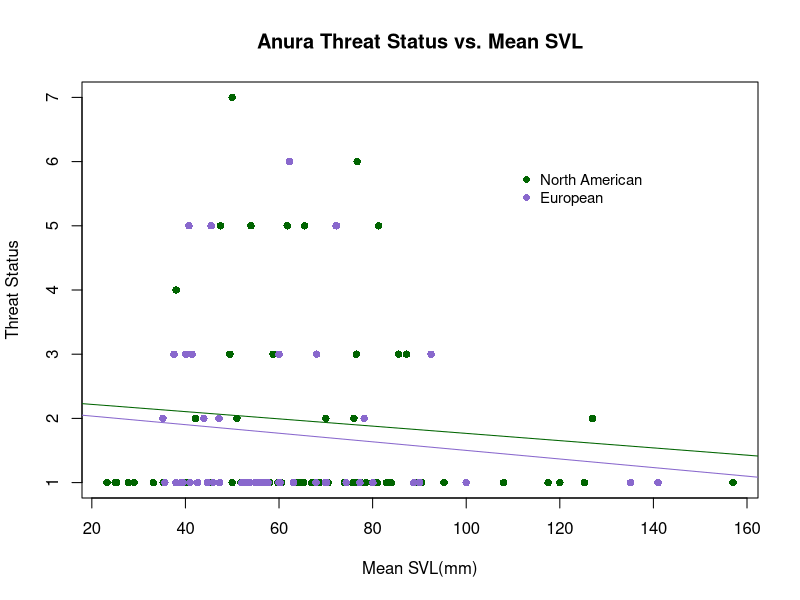
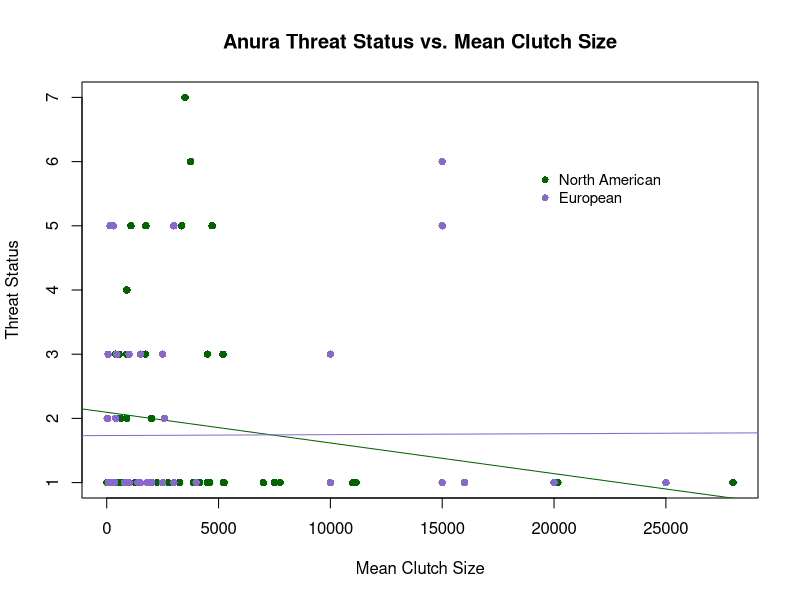
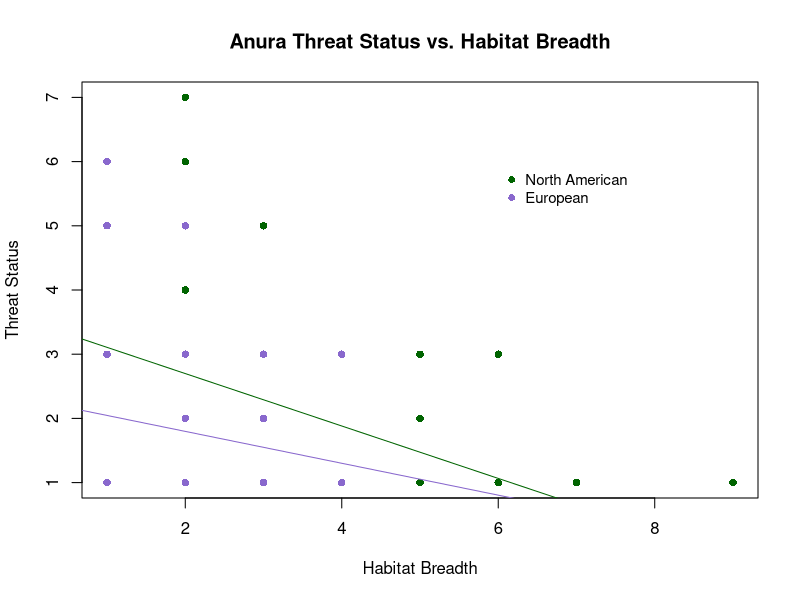
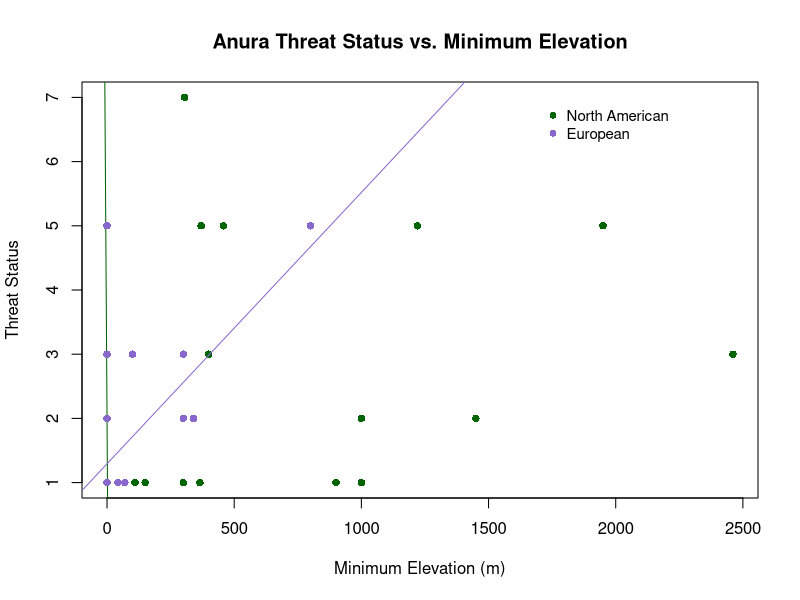
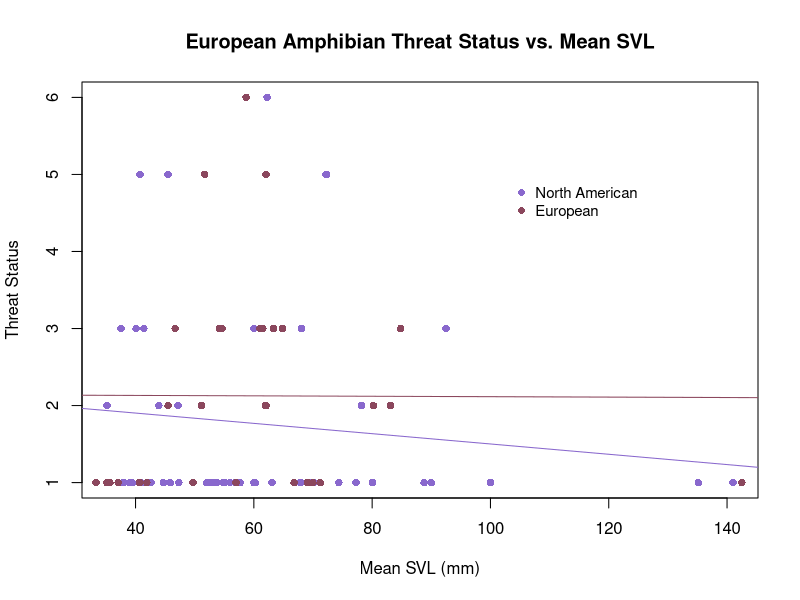
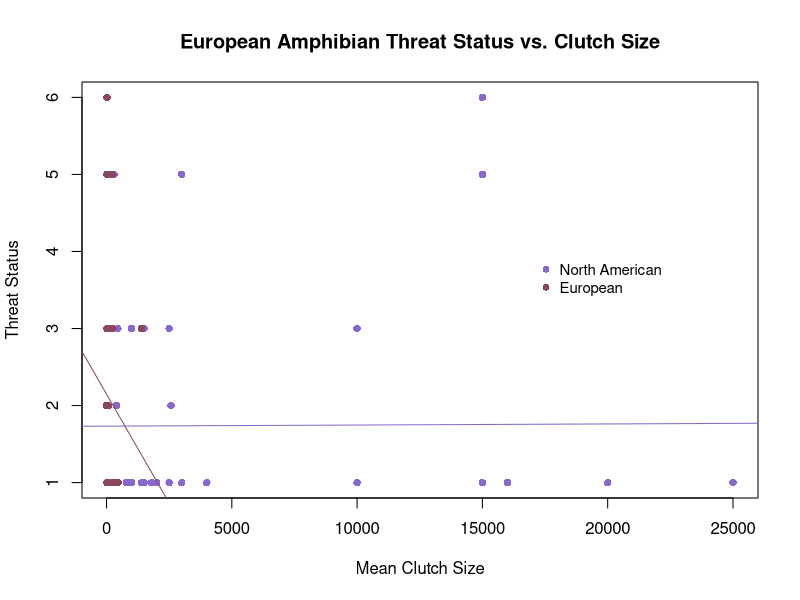
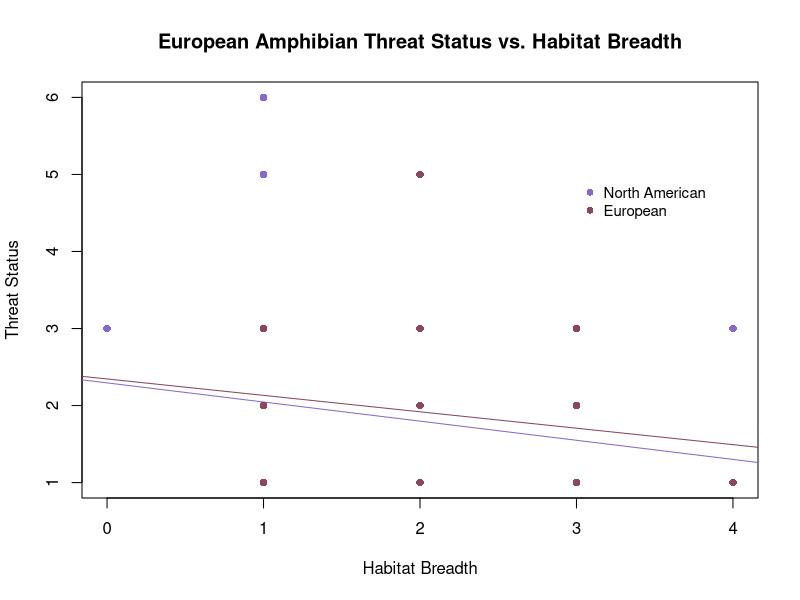
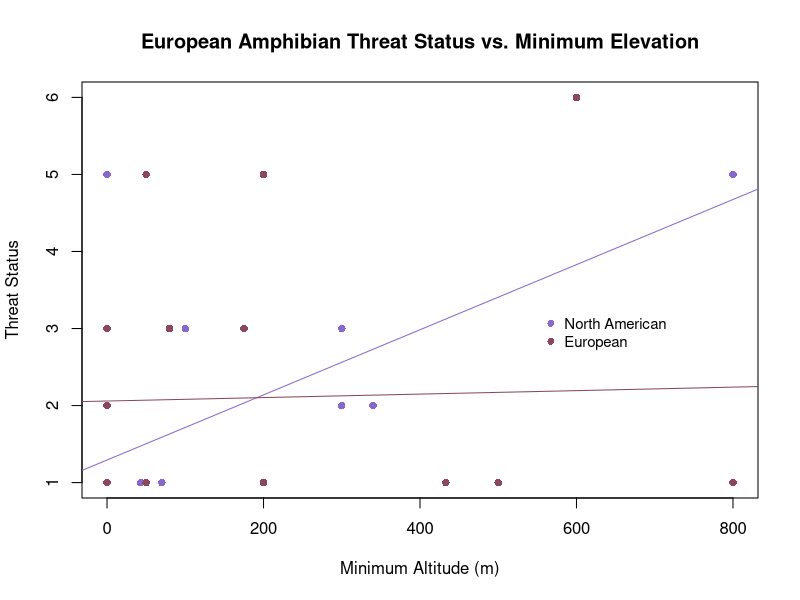

These charts were generated, in order, by the following R code: (Note: this script raises an error after producing the figures.)
# ENEC 395 Undergraduate Research 
# Alicia Wood
# 3/20/17
# Correlates of Extinction Risk in European and North American Amphibians


### Setting my working directory to the folder where all of my data and code are stored

setwd('~/Desktop/Extinction-Risk')

library(dplyr)


### Reading in raw data files


NAfrogs = read.table("NorthAmericanFrogs.txt", header=T, sep = '\t', quote = "\"")
NApaired = read.table("NorthAmericanFrogsPaired.txt", header=T, sep='\t', quote = "\"")
EuroAmphib = read.table("EuropeanAmphibians.txt", header=T, sep = '\t', quote = "\"", na.strings = "DD")
Taxonomy = read.table("Taxonomy.txt", header=T, sep = '\t', quote = "\"")


### Simplifying and preparing data for analysis


#Creating Habitat Breadth columns in both datasets
EuroAmphib$Forest <- apply(EuroAmphib[,c(123:131)], 1, sum)
EuroAmphib$Forest[EuroAmphib$Forest > 0] <- 1
EuroAmphib$Savanna <- apply(EuroAmphib[,c(132:133)], 1, sum)
EuroAmphib$Savanna[EuroAmphib$Savanna > 0] <- 1
EuroAmphib$Shrubland <- apply(EuroAmphib[,c(134:141)], 1, sum)
EuroAmphib$Shrubland[EuroAmphib$Shrubland > 0] <- 1
EuroAmphib$Grassland <- apply(EuroAmphib[,c(142:148)], 1, sum)
EuroAmphib$Grassland[EuroAmphib$Grassland > 0] <- 1
EuroAmphib$Wetlands <- apply(EuroAmphib[,c(149:164)], 1, sum)
EuroAmphib$Wetlands[EuroAmphib$Wetlands > 0] <- 1
EuroAmphib$RockyAreas[EuroAmphib$Habitat_RockyAreas_inland_cliffs_moutain_peaks == 1] <- 1
EuroAmphib$RockyAreas[EuroAmphib$Habitat_RockyAreas_inland_cliffs_moutain_peaks == 0] <- 0
EuroAmphib$Caves <- apply(EuroAmphib[,c(166:167)], 1, sum)
EuroAmphib$Caves[EuroAmphib$Caves > 0] <- 1
EuroAmphib$Deserts <- apply(EuroAmphib[,c(168:170)], 1, sum)
EuroAmphib$Deserts[EuroAmphib$Deserts > 0] <- 1
EuroAmphib$ArtificialTerrestrial <- apply(EuroAmphib[,c(171:176)], 1, sum)
EuroAmphib$ArtificialTerrestrial[EuroAmphib$ArtificialTerrestrial > 0] <- 1
EuroAmphib$Other[EuroAmphib$Habitat_Other_dunes == 1] <- 1
EuroAmphib$Other[EuroAmphib$Habitat_Other_dunes == 0] <- 0

EuroAmphib$HabitatBreadth <- apply(EuroAmphib[,c(255:264)], 1, sum)
#error in eorobean habitat breadth code because the habitat type columns created above are num not int type, so summing them doesn't work
NAfrogs$HabitatBreadth <- apply(NAfrogs[,c(22:33)], 1, sum)

#Condensing mean max and min Clutch Size into 1 mean Clutch Size column for NA dataset
NAfrogs$ClutchSize <- ifelse(is.na(NAfrogs$MeanClutchSize), ifelse(is.na(NAfrogs$MaxClutchSize), ifelse(is.na(NAfrogs$MinClutchSize), NA, NAfrogs$MinClutchSize), ifelse(is.na(NAfrogs$MinClutchSize), NAfrogs$MaxClutchSize, rowMeans(NAfrogs[,c("MinClutchSize", "MaxClutchSize")]))), NAfrogs$MeanClutchSize)
#Europe dataset already in 1 column named number_of_eggs_or_offspring

#Simplifying NAfrogs SVL data into 1 Mean SVL column
NAfrogs$SVLunspecified <- ifelse(is.na(NAfrogs$MeanSVL_Unspecified_mm), ifelse(is.na(NAfrogs$MaxSVL_Unspecified_mm), ifelse(is.na(NAfrogs$MinSVL_Unspecified_mm), NA, NAfrogs$MinSVL_Unspecified_mm), ifelse(is.na(NAfrogs$MinSVL_Unspecified_mm), NAfrogs$MaxSVL_Unspecified_mm, rowMeans(NAfrogs[,c("MinSVL_Unspecified_mm", "MaxSVL_Unspecified_mm")]))), NAfrogs$MeanSVL_Unspecified_mm)
NAfrogs$SVLfemale <- ifelse(is.na(NAfrogs$MeanSVL_Female_mm), ifelse(is.na(NAfrogs$MaxSVL_Female_mm), ifelse(is.na(NAfrogs$MinSVL_Female_mm), NA, NAfrogs$MinSVL_Female_mm), ifelse(is.na(NAfrogs$MinSVL_Female_mm), NAfrogs$MaxSVL_Female_mm, rowMeans(NAfrogs[,c("MinSVL_Female_mm", "MaxSVL_Female_mm")]))), NAfrogs$MeanSVL_Female_mm)
NAfrogs$SVLmale <- ifelse(is.na(NAfrogs$MeanSVL_Male_mm), ifelse(is.na(NAfrogs$MaxSVL_Male_mm), ifelse(is.na(NAfrogs$MinSVL_Male_mm), NA, NAfrogs$MinSVL_Male_mm), ifelse(is.na(NAfrogs$MinSVL_Male_mm), NAfrogs$MaxSVL_Male_mm, rowMeans(NAfrogs[,c("MinSVL_Male_mm", "MaxSVL_Male_mm")]))), NAfrogs$MeanSVL_Male_mm)
NAfrogs$SVLMFmean <- rowMeans(NAfrogs[,c("SVLfemale", "SVLmale")])
NAfrogs$SVL <- ifelse(!is.na(NAfrogs$SVLunspecified) & !is.na(NAfrogs$SVLfemale) & !is.na(NAfrogs$SVLmale), rowMeans(NAfrogs[,c("SVLunspecified", "SVLMFmean")]), ifelse(is.na(NAfrogs$SVLunspecified), ifelse(is.na(NAfrogs$SVLfemale), ifelse(is.na(NAfrogs$SVLmale), NA, NAfrogs$SVLmale), ifelse(is.na(NAfrogs$SVLmale), NAfrogs$SVLfemale, NAfrogs$SVLMFmean)), NAfrogs$SVLunspecified))
#Mean SVL alredy in 1 column in Euro dastaset named SVL_unspecified_mm


### Organizing Threat Data


# Creating threat binary column in the European Dataset
EuroAmphib$ThreatBinary <- NA
EuroAmphib$ThreatBinary[EuroAmphib$IUCN_Status_Vulnerable == 1 | EuroAmphib$IUCN_Status_Endangered == 1 | EuroAmphib$IUCN_Status_NearThreatened == 1 | EuroAmphib$IUCN_Status_CriticallyEndangered == 1] <- 1
EuroAmphib$ThreatBinary[EuroAmphib$IUCN_Status_LeastConcern == 1] <- 0
# Creating Continuous Threat Status Values in European Dataset
EuroAmphib$threat[EuroAmphib$IUCN_Status_LeastConcern == 1] <- 1
EuroAmphib$threat[EuroAmphib$IUCN_Status_Vulnerable == 1] <- 2
EuroAmphib$threat[EuroAmphib$IUCN_Status_NearThreatened == 1] <- 3
EuroAmphib$threat[EuroAmphib$IUCN_Status_Endangered == 1] <- 5
EuroAmphib$threat[EuroAmphib$IUCN_Status_CriticallyEndangered == 1] <- 6
# Creating Threat status ordinal values
threat = data.frame(IUCN_Threat_Status = c('LC', 'VU', 'NT', 'TH', 'EN', 'CR', 'EW'),
                    threat = 1:7)


### Joining in taxonomy and threat datasets


NAfrogs <- merge(NAfrogs, Taxonomy, by = "SpeciesName") %>% left_join(threat)
EuroAmphib <- merge(EuroAmphib, Taxonomy, by = "SpeciesName")


### Dividing European dataset into Anura and Urodela order datasets


Efrogs <- EuroAmphib[EuroAmphib$Order == 'Anura',]
Esalamanders <- EuroAmphib[EuroAmphib$Order == 'Urodela',]


### Diet
NAthreatgroups <- group_by(NAfrogs, threat)
summarise(NAthreatgroups, totalCar = sum(Cannibalism, na.rm = TRUE), totalMol = sum(Moluscivorous, na.rm = TRUE), totalIns = sum(Insectivorous, na.rm = TRUE))




##### Plots and Linear Models


## North American and European Anura Comparison

# SVL
plot(NAfrogs$SVL, NAfrogs$threat, xlab = "Mean SVL(mm)", ylab = "Threat Status", main = "Anura Threat Status vs. Mean SVL", col = "darkgreen", pch = 16)
lm_svl_na = lm(NAfrogs$threat ~ NAfrogs$SVL)
abline(lm_svl_na, col = "darkgreen")
summary(lm_svl_na)
points(Efrogs$SVL_Unspecified_mm, Efrogs$threat, xlab = "Mean SVL (mm)", ylab = "Threat Status", col = "mediumpurple3", pch = 16)
lm_svl_e = lm(Efrogs$threat ~ Efrogs$SVL_Unspecified_mm)
abline(lm_svl_e, col = "mediumpurple3")
summary(lm_svl_e)
legend(110,6, c("North American", "European"), pch = 16, 
       col = c("darkgreen", "mediumpurple3"), cex = 0.9, bty = "n")
# Clutch Size
plot(NAfrogs$ClutchSize, NAfrogs$threat, xlab = "Mean Clutch Size", ylab = "Threat Status", main = "Anura Threat Status vs. Mean Clutch Size", col = "darkgreen", pch = 16)
lm_cs_na = lm(NAfrogs$threat ~ NAfrogs$ClutchSize)
abline(lm_cs_na, col = "darkgreen")
summary(lm_cs_na)
points(Efrogs$Number_of_eggs_or_offspring, Efrogs$threat, xlab = "Mean Clutch Size", ylab = "Threat Status", col = "mediumpurple3", pch = 16)
lm_cs_e = lm(Efrogs$threat ~ Efrogs$Number_of_eggs_or_offspring)
abline(lm_cs_e, col = "mediumpurple3")
summary(lm_cs_e)
legend(19000,6, c("North American", "European"), pch = 16, 
       col = c("darkgreen", "mediumpurple3"), cex = 0.9, bty = "n")
# Habitat Breadth
plot(NAfrogs$HabitatBreadth, NAfrogs$threat, xlab = "Habitat Breadth", ylab = "Threat Status", main = "Anura Threat Status vs. Habitat Breadth", col = "darkgreen", pch = 16)
lm_hb_na = lm(NAfrogs$threat ~ NAfrogs$HabitatBreadth)
abline(lm_hb_na, col = "darkgreen")
summary(lm_hb_na)
points(Efrogs$HabitatBreadth, Efrogs$threat, xlab = "Habitat Breadth", ylab = "Threat Status", col = "mediumpurple3", pch = 16)
lm_hb_e = lm(Efrogs$threat ~ Efrogs$HabitatBreadth)
abline(lm_hb_e, col = "mediumpurple3")
summary(lm_hb_e)
legend(6,6, c("North American", "European"), pch = 16, 
       col = c("darkgreen", "mediumpurple3"), cex = 0.9, bty = "n")
# Minimum Elevation
plot(NAfrogs$MinElevation_m, NAfrogs$threat, xlab = "Minimum Elevation (m)", ylab = "Threat Status", main = "Anura Threat Status vs. Minimum Elevation", col = "darkgreen", pch = 16)
lm_me_na = lm(NAfrogs$threat ~ NAfrogs$MinElevation_m)
abline(lm_me_na, col = "darkgreen")
summary(lm_me_na)
points(Efrogs$Altitude_min, Efrogs$threat, xlab = "Minimum Altitude (m)", ylab = "Threat Status", col = "mediumpurple3", pch = 16)
lm_me_e = lm(Efrogs$threat ~ Efrogs$Altitude_min)
abline(lm_me_e, col = "mediumpurple3")
summary(lm_me_e)
legend(1700,7, c("North American", "European"), pch = 16, 
       col = c("darkgreen", "mediumpurple3"), cex = 0.9, bty = "n")
# Multi-Variable Linear Model North American Frogs
Multi_lm_na = lm(NAfrogs$threat ~ NAfrogs$SVL + NAfrogs$ClutchSize + NAfrogs$HabitatBreadth + NAfrogs$MinElevation_m)
summary(Multi_lm_na)
# Multi-Variable Linear Model European Frogs
Multi_lm_e = lm(Efrogs$threat ~ Efrogs$SVL_Unspecified_mm + Efrogs$Number_of_eggs_or_offspring + Efrogs$HabitatBreadth + Efrogs$Altitude_min)
summary(Multi_lm_e)

## European Anura and Urodela Comparison

# SVL
plot(Efrogs$SVL_Unspecified_mm, Efrogs$threat, xlab = "Mean SVL (mm)", ylab = "Threat Status", col = "mediumpurple3", main = "European Amphibian Threat Status vs. Mean SVL", pch = 16)
lm_svl_f = lm(Efrogs$threat ~ Efrogs$SVL_Unspecified_mm)
abline(lm_svl_f, col = "mediumpurple3")
summary(lm_svl_f)
points(Esalamanders$SVL_Unspecified_mm, Esalamanders$threat, xlab = "Mean SVL (mm)", ylab = "Threat Status", col = "palevioletred4", pch = 16)
lm_svl_s = lm(Esalamanders$threat ~ Esalamanders$SVL_Unspecified_mm)
abline(lm_svl_s, col = "palevioletred4")
summary(lm_svl_s)
legend(103,5, c("North American", "European"), pch = 16, 
       col = c("mediumpurple3", "palevioletred4"), cex = 0.9, bty = "n")
# Clutch Size
plot(Efrogs$Number_of_eggs_or_offspring, Efrogs$threat, xlab = "Mean Clutch Size", ylab = "Threat Status", col = "mediumpurple3", main = "European Amphibian Threat Status vs. Clutch Size", pch = 16)
lm_cs_f = lm(Efrogs$threat ~ Efrogs$Number_of_eggs_or_offspring)
abline(lm_cs_f, col = "mediumpurple3")
summary(lm_cs_f)
points(Esalamanders$Number_of_eggs_or_offspring, Esalamanders$threat, xlab = "Mean Clutch Size", ylab = "Threat Status", col = "palevioletred4", pch = 16)
lm_cs_s = lm(Esalamanders$threat ~ Esalamanders$Number_of_eggs_or_offspring)
abline(lm_cs_s, col = "palevioletred4")
summary(lm_cs_s)
legend(17000,4, c("North American", "European"), pch = 16, 
       col = c("mediumpurple3", "palevioletred4"), cex = 0.9, bty = "n")
# Habitat Breadth
plot(Efrogs$HabitatBreadth, Efrogs$threat, xlab = "Habitat Breadth", ylab = "Threat Status", col = "mediumpurple3", main = "European Amphibian Threat Status vs. Habitat Breadth", pch = 16)
lm_hb_f = lm(Efrogs$threat ~ Efrogs$HabitatBreadth)
abline(lm_hb_f, col = "mediumpurple3")
summary(lm_hb_f)
points(Esalamanders$HabitatBreadth, Esalamanders$threat, xlab = "Habitat Breadth", ylab = "Threat Status", col = "palevioletred4", pch = 16)
lm_hb_s = lm(Esalamanders$threat ~ Esalamanders$HabitatBreadth)
abline(lm_hb_s, col = "palevioletred4")
summary(lm_hb_s)
legend(3,5, c("North American", "European"), pch = 16, 
       col = c("mediumpurple3", "palevioletred4"), cex = 0.9, bty = "n")
# Minimum Elevation
plot(Efrogs$Altitude_min, Efrogs$threat, xlab = "Minimum Altitude (m)", ylab = "Threat Status", col = "mediumpurple3", main = "European Amphibian Threat Status vs. Minimum Elevation", pch = 16)
lm_me_f = lm(Efrogs$threat ~ Efrogs$Altitude_min)
abline(lm_me_f, col = "mediumpurple3")
summary(lm_me_f)
points(Esalamanders$Altitude_min, Esalamanders$threat, xlab = "Minimum Altitude (m)", ylab = "Threat Status", col = "palevioletred4", pch = 16)
lm_me_s = lm(Esalamanders$threat ~ Esalamanders$Altitude_min)
abline(lm_me_s, col = "palevioletred4")
summary(lm_me_s)
legend(550,3.3, c("North American", "European"), pch = 16, 
       col = c("mediumpurple3", "palevioletred4"), cex = 0.9, bty = "n")
# Multi-Variable Linear Model European Frogs
Multi_lm_e = lm(Efrogs$threat ~ Efrogs$SVL_Unspecified_mm + Efrogs$Number_of_eggs_or_offspring + Efrogs$HabitatBreadth + Efrogs$Altitude_min)
summary(Multi_lm_e)
# Multi-Variable Linear Model European Frogs
Multi_lm_s = lm(Esalamanders$threat ~ Esalamanders$SVL_Unspecified_mm + Esalamanders$Number_of_eggs_or_offspring + Esalamanders$HabitatBreadth + Esalamanders$Altitude_min)
summary(Multi_lm_s)

## North American Anaxyrus and Rana Analyses

Rana = NAfrogs[NAfrogs$Genus == 'Rana',]
Anaxyrus = NAfrogs[NAfrogs$Genus == 'Anaxyrus',]
# SVL
plot(Rana$SVL, Rana$threat, xlab = "Mean SVL(mm)", ylab = "Threat Status", main = "North American Anura Threat Status vs. Mean SVL", col = "skyblue3", pch = 16)
lm_svl_r = lm(Rana$threat ~ Rana$SVL)
abline(lm_svl_r, col = "skyblue3")
summary(lm_svl_r)
points(Anaxyrus$SVL, Anaxyrus$threat, xlab = "Mean SVL(mm)", ylab = "Threat Status", col = "purple", pch = 16)
lm_svl_a = lm(Anaxyrus$threat ~ Anaxyrus$SVL)
abline(lm_svl_a, col = "purple")
summary(lm_svl_a)
legend(125,5.5, c("Rana", "Anaxyrus"), pch = 16, 
       col = c("skyblue3", "purple"), cex = 0.9, bty = "n")
# Clutch Size
plot(Rana$ClutchSize, Rana$threat, xlab = "Mean Clutch Size", ylab = "Threat Status", main = "North American Anura Threat Status vs. Mean Clutch Size", col = "skyblue3", pch = 16)
lm_cs_r = lm(Rana$threat ~ Rana$ClutchSize)
abline(lm_cs_r, col = "skyblue3")
summary(lm_cs_r)
points(Anaxyrus$ClutchSize, Anaxyrus$threat, xlab = "Mean Clutch Size", ylab = "Threat Status", col = "purple", pch = 16)
lm_cs_a = lm(Anaxyrus$threat ~ Anaxyrus$ClutchSize)
abline(lm_cs_a, col = "purple")
summary(lm_cs_a)
legend(8000,5.5, c("Rana", "Anaxyrus"), pch = 16, 
       col = c("skyblue3", "purple"), cex = 0.9, bty = "n")
# Habitat Breadth
plot(Rana$HabitatBreadth, Rana$threat, xlab = "Habitat Breadth", ylab = "Threat Status", main = "North American Anura Threat Status vs. Habitat Breadth", col = "skyblue3", pch = 16)
lm_hb_r = lm(Rana$threat ~ Rana$HabitatBreadth)
abline(lm_hb_r, col = "skyblue3")
summary(lm_hb_r)
points(Anaxyrus$HabitatBreadth, Anaxyrus$threat, xlab = "Habitat Breadth", ylab = "Threat Status", col = "purple", pch = 16)
lm_hb_a = lm(Anaxyrus$threat ~ Anaxyrus$HabitatBreadth)
abline(lm_hb_a, col = "purple")
summary(lm_hb_a)
legend(5.5,5.5, c("Rana", "Anaxyrus"), pch = 16, 
       col = c("skyblue3", "purple"), cex = 0.9, bty = "n")
# Minimum Elevation
plot(Rana$MinElevation_m, Rana$threat, xlab = "Minimum Elevation (m)", ylab = "Threat Status", main = "North American Anura Threat Status vs. Minimum Elevation", col = "skyblue3", pch = 16)
lm_me_r = lm(Rana$threat ~ Rana$MinElevation_m)
abline(lm_me_r, col = "skyblue3")
summary(lm_me_r)
points(Anaxyrus$MinElevation_m, Anaxyrus$threat, xlab = "Minimum Elevation (m)", ylab = "Threat Status", col = "purple", pch = 16)
lm_me_a = lm(Anaxyrus$threat ~ Anaxyrus$MinElevation_m)
abline(lm_me_a, col = "purple")
summary(lm_me_a)
legend(700,5.8, c("Rana", "Anaxyrus"), pch = 16, 
       col = c("skyblue3", "purple"), cex = 0.9, bty = "n")
# Multi-Variable Linear Model North American Rana
Multi_lm_r = lm(Rana$threat ~ Rana$SVL + Rana$ClutchSize + Rana$HabitatBreadth + Rana$MinElevation_m)
summary(Multi_lm_r)
# Multi-Variable Linear Model North American Anaxyrus
Multi_lm_a = lm(Anaxyrus$threat ~ Anaxyrus$SVL + Anaxyrus$ClutchSize + Anaxyrus$HabitatBreadth + Anaxyrus$MinElevation_m)
summary(Multi_lm_a)



#### Paired Analysis



#preparing the paired dataset
NApaired$HabitatBreadth1 <- apply(NApaired[,c(24:35)], 1, sum)
NApaired$HabitatBreadth2 <- apply(NApaired[,c(63:74)], 1, sum)

NApaired$ClutchSize1 <- ifelse(is.na(NApaired$MeanClutchSize1), ifelse(is.na(NApaired$MaxClutchSize1), ifelse(is.na(NApaired$MinClutchSize1), NA, NApaired$MinClutchSize1), ifelse(is.na(NApaired$MinClutchSize1), NApaired$MaxClutchSize1, rowMeans(NApaired[,c("MinClutchSize1", "MaxClutchSize1")]))), NApaired$MeanClutchSize1)
NApaired$ClutchSize2 <- ifelse(is.na(NApaired$MeanClutchSize2), ifelse(is.na(NApaired$MaxClutchSize2), ifelse(is.na(NApaired$MinClutchSize2), NA, NApaired$MinClutchSize2), ifelse(is.na(NApaired$MinClutchSize2), NApaired$MaxClutchSize2, rowMeans(NApaired[,c("MinClutchSize2", "MaxClutchSize2")]))), NApaired$MeanClutchSize2)

NApaired$SVLunspecified1 <- ifelse(is.na(NApaired$MeanSVL_Unspecified_mm1), ifelse(is.na(NApaired$MaxSVL_Unspecified_mm1), ifelse(is.na(NApaired$MinSVL_Unspecified_mm1), NA, NApaired$MinSVL_Unspecified_mm1), ifelse(is.na(NApaired$MinSVL_Unspecified_mm1), NApaired$MaxSVL_Unspecified_mm1, rowMeans(NApaired[,c("MinSVL_Unspecified_mm1", "MaxSVL_Unspecified_mm1")]))), NApaired$MeanSVL_Unspecified_mm1)
NApaired$SVLfemale1 <- ifelse(is.na(NApaired$MeanSVL_Female_mm1), ifelse(is.na(NApaired$MaxSVL_Female_mm1), ifelse(is.na(NApaired$MinSVL_Female_mm1), NA, NApaired$MinSVL_Female_mm1), ifelse(is.na(NApaired$MinSVL_Female_mm1), NApaired$MaxSVL_Female_mm1, rowMeans(NApaired[,c("MinSVL_Female_mm1", "MaxSVL_Female_mm1")]))), NApaired$MeanSVL_Female_mm1)
NApaired$SVLmale1 <- ifelse(is.na(NApaired$MeanSVL_Male_mm1), ifelse(is.na(NApaired$MaxSVL_Male_mm1), ifelse(is.na(NApaired$MinSVL_Male_mm1), NA, NApaired$MinSVL_Male_mm1), ifelse(is.na(NApaired$MinSVL_Male_mm1), NApaired$MaxSVL_Male_mm1, rowMeans(NApaired[,c("MinSVL_Male_mm1", "MaxSVL_Male_mm1")]))), NApaired$MeanSVL_Male_mm1)
NApaired$SVLMFmean1 <- rowMeans(NApaired[,c("SVLfemale1", "SVLmale1")])
NApaired$SVL1 <- ifelse(!is.na(NApaired$SVLunspecified1) & !is.na(NApaired$SVLfemale1) & !is.na(NApaired$SVLmale1), rowMeans(NApaired[,c("SVLunspecified1", "SVLMFmean1")]), ifelse(is.na(NApaired$SVLunspecified1), ifelse(is.na(NApaired$SVLfemale1), ifelse(is.na(NApaired$SVLmale1), NA, NApaired$SVLmale1), ifelse(is.na(NApaired$SVLmale1), NApaired$SVLfemale1, NApaired$SVLMFmean1)), NApaired$SVLunspecified1))
NApaired$SVLunspecified2 <- ifelse(is.na(NApaired$MeanSVL_Unspecified_mm2), ifelse(is.na(NApaired$MaxSVL_Unspecified_mm2), ifelse(is.na(NApaired$MinSVL_Unspecified_mm2), NA, NApaired$MinSVL_Unspecified_mm2), ifelse(is.na(NApaired$MinSVL_Unspecified_mm2), NApaired$MaxSVL_Unspecified_mm2, rowMeans(NApaired[,c("MinSVL_Unspecified_mm2", "MaxSVL_Unspecified_mm2")]))), NApaired$MeanSVL_Unspecified_mm2)
NApaired$SVLfemale2 <- ifelse(is.na(NApaired$MeanSVL_Female_mm2), ifelse(is.na(NApaired$MaxSVL_Female_mm2), ifelse(is.na(NApaired$MinSVL_Female_mm2), NA, NApaired$MinSVL_Female_mm2), ifelse(is.na(NApaired$MinSVL_Female_mm2), NApaired$MaxSVL_Female_mm2, rowMeans(NApaired[,c("MinSVL_Female_mm2", "MaxSVL_Female_mm2")]))), NApaired$MeanSVL_Female_mm2)
NApaired$SVLmale2 <- ifelse(is.na(NApaired$MeanSVL_Male_mm2), ifelse(is.na(NApaired$MaxSVL_Male_mm2), ifelse(is.na(NApaired$MinSVL_Male_mm2), NA, NApaired$MinSVL_Male_mm2), ifelse(is.na(NApaired$MinSVL_Male_mm2), NApaired$MaxSVL_Male_mm2, rowMeans(NApaired[,c("MinSVL_Male_mm2", "MaxSVL_Male_mm2")]))), NApaired$MeanSVL_Male_mm2)
NApaired$SVLMFmean2 <- rowMeans(NApaired[,c("SVLfemale2", "SVLmale2")])
NApaired$SVL2 <- ifelse(!is.na(NApaired$SVLunspecified2) & !is.na(NApaired$SVLfemale2) & !is.na(NApaired$SVLmale2), rowMeans(NApaired[,c("SVLunspecified2", "SVLMFmean2")]), ifelse(is.na(NApaired$SVLunspecified2), ifelse(is.na(NApaired$SVLfemale2), ifelse(is.na(NApaired$SVLmale2), NA, NApaired$SVLmale2), ifelse(is.na(NApaired$SVLmale2), NApaired$SVLfemale2, NApaired$SVLMFmean2)), NApaired$SVLunspecified2))

# Wilcoxon Tests
wilcox.test(NApaired$SVL1, NApaired$SVL2, paired = TRUE)
wilcox.test(NApaired$ClutchSize1, NApaired$ClutchSize2, paired = TRUE)
wilcox.test(NApaired$HabitatBreadth1, NApaired$HabitatBreadth2, paired = TRUE)
wilcox.test(NApaired$MinElevation_m1, NApaired$MinElevation_m2, paired = TRUE)

  
